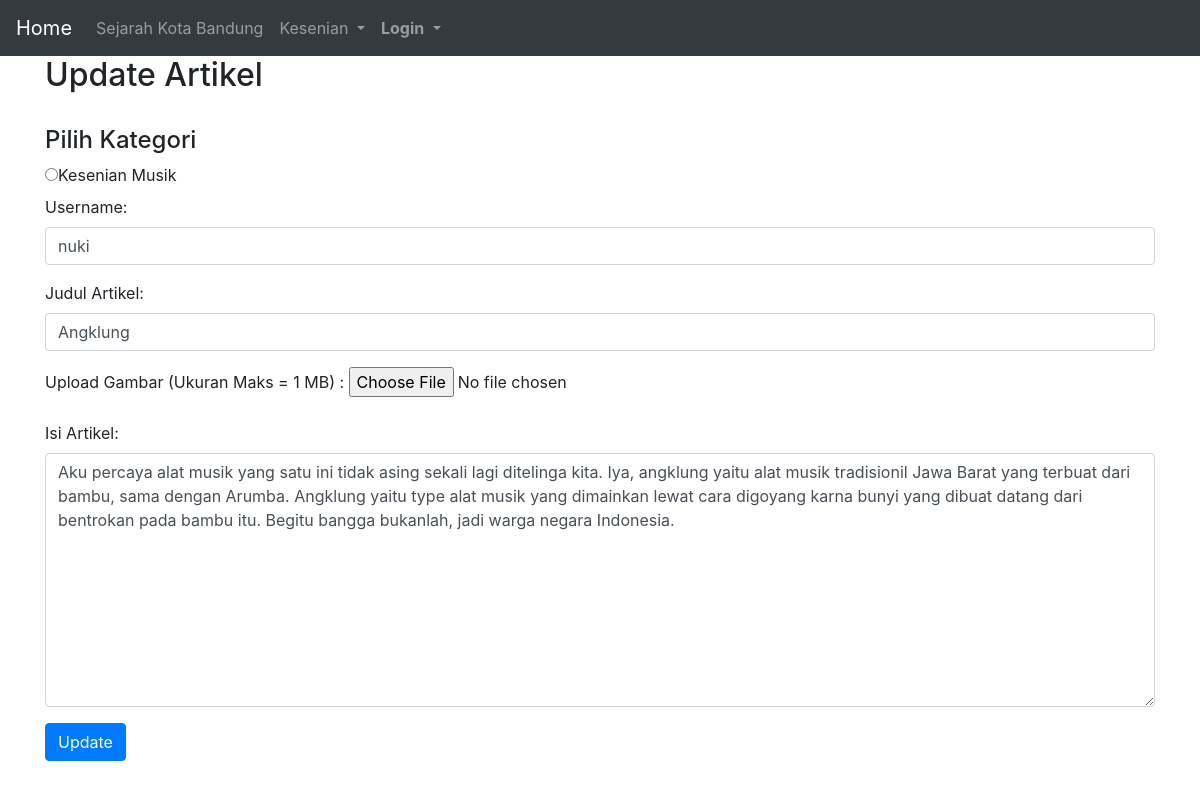
Page /updatemusik.php?id=2 on the committed database.
### tables this page shows
CREATE TABLE `kesenianmusik` (
  `id` int(100) NOT NULL,
  `user` varchar(100) NOT NULL,
  `judul` varchar(100) NOT NULL,
  `gambar` varchar(200) NOT NULL,
  `isi` text NOT NULL
);

### updatemusik.php (the view, shortened to what this page needs)
<!DOCTYPE html>
<html lang="en">
<head>
  <link rel="stylesheet" href="https://maxcdn.bootstrapcdn.com/bootstrap/4.0.0-beta.2/css/bootstrap.min.css">
  </head>
  <?php
	include_once('konek.php');
	include_once('navbar.php');
	$update1= mysqli_query($dbcon,"SELECT * FROM kesenianmusik where id = '".$_GET['id']."'");
	?>
	<?php
	while ($data=mysqli_fetch_array($update1)){ ?>
  <body>
<div class="container" >
	<h2>Update Artikel</h2>
  <form method="POST" action="" enctype="multipart/form-data">
	<div>
		<h4>Pilih Kategori</h4>
		<label class="radio-inline">
			<input type="radio" name="pilih1">Kesenian Musik
		</label>
	</div>
    <div class="form-group">
		<label for="user">Username:</label>
		<input type="text" class="form-control" id="user" placeholder="Masukkan Username" name="user" value="<?php echo $data['user'];?>"/></input>
    </div>
	<div class="form-group">
		<label for="judul">Judul Artikel:</label>
		<input type="text" class="form-control" id="judul" placeholder="Masukkan Judul" name="judul" value="<?php echo $data['judul'];?>"/></input>
    </div>
	<div>
		<td colspan="4">Upload Gambar (Ukuran Maks = 1 MB) : <input type="file" name="gambar" required value="<?php echo $data['gambar'];?>"/>  </td>
	</div>
	<div class="form-group">
		<label for="text">Isi Artikel:</label>
		<textarea class="form-control" rows="10" id="text" name="tulis"><?php echo $data['isi'];?></textarea>
    </div>
		<button type="submit" class="btn btn-primary" name="submit">Update</button>
  </form>
</div>
	<?php
	} ?>
</body>
</html>

### rows in the picture
kesenianmusik: user "nuki", judul "Angklung", tulis "Aku percaya alat musik yang satu ini tidak asing sekali lagi ditelinga kita. Iya, angklung yaitu alat musik tradisionil Jawa Barat yang terbuat dari bambu, sama dengan Arumba. Angklung yaitu type alat musik yang dimainkan lewat cara digoyang karna bunyi yang dibuat datang dari bentrokan pada bambu itu. Begitu bangga bukanlah, jadi warga negara Indonesia."
